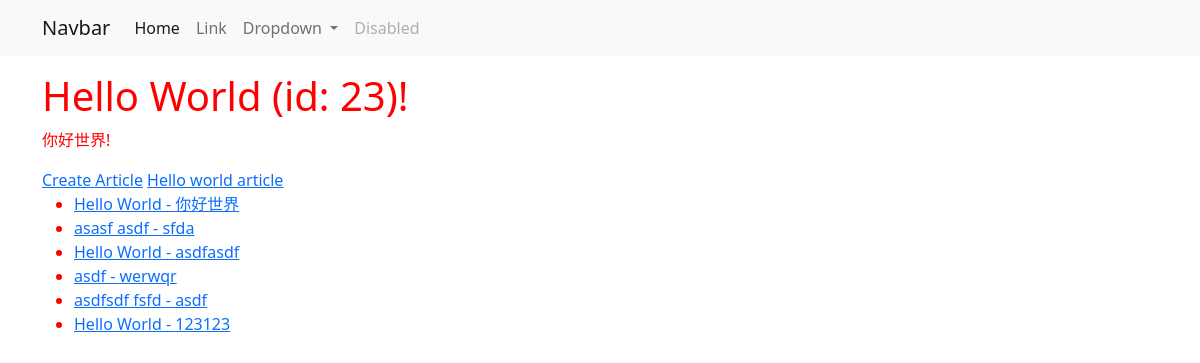
The page / on the database its author committed.
### articles/models.py (models this page shows, shortened)
class Article(models.Model):
    user = models.ForeignKey(User, blank=True, null=True, on_delete=models.SET_NULL)
    title = models.CharField(max_length=120)
    slug = models.SlugField(unique=True, blank=True, null=True)
    content = models.TextField()
    timestamp = models.DateTimeField(auto_now_add=True)
    updated = models.DateTimeField(auto_now=True)
    publish = models.DateField(auto_now_add=False, auto_now=False, null=True, blank=True)
    objects = ArticleManager()
    def get_absolute_url(self):
        return reverse("articles:detail", kwargs={"slug": self.slug})

### app/views.py (the view)
# urls.py: path('', home_view),  # index / home / root
def home_view(request, *args, **kwargs):
    name = "Justin"  # hard coded
    random_id = random.randint(1, 4)  # pseudo random
    article_obj = Article.objects.all().first()
    article_queryset = Article.objects.all()
    context = {
        "object_list": article_queryset,
        "object": article_obj,
    }
    HTML_STRING = render_to_string("home-view.html", context=context)
    return HttpResponse(HTML_STRING)

### articles/models.py (called while the page is built)
    def get_queryset(self):
        return ArticleQuerySet(self.model, using=self._db)

### templates/home-view.html
{% extends "base.html" %}
{% block content %}
<h1>{{ object.title }} (id: {{ object.id }})!</h1>
<p>{{ object.content }}!</p>
<a href='{% url "articles:create" %}'>Create Article</a>
<a href='{% url "articles:detail" slug="hello-world" %}'>Hello world article</a>
<ul>
    {% for x in object_list %}
        {% if x.title %}
            <li><a href='{{ x.get_absolute_url }}'>{{ x.title }} - {{ x.content }}</a></li>
        {% endif %}
    {% endfor %}
</ul>
{% endblock content %}

### static/recipes/recipes-htmx.css (style rules this page uses)
body { color: red !important; }

### rows shown on the page
Article: title "Hello World", id "23", content "你好世界"
Article: title "asasf asdf", content "sfda"
Article: title "Hello World", content "asdfasdf"
Article: title "asdf", content "werwqr"
Article: title "asdfsdf fsfd", content "asdf"
Article: title "Hello World", content "123123"
